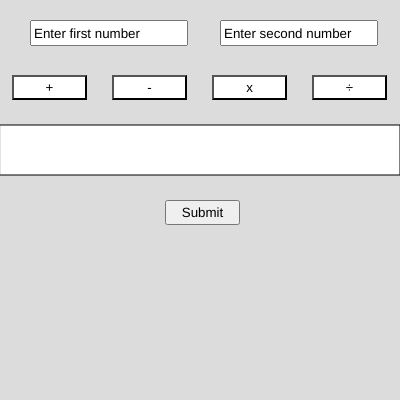
Frame 1 (no input)
Frame 60 (no input): identical to frame 1, image omitted
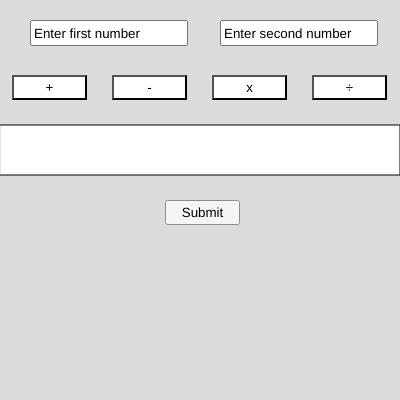
Frame 120 (the mouse pressed at the canvas centre since frame 60)

The p5.js sketch that drew these frames (run headless with seeded random() and noise() and a simulated clock; from frame 60 on, the mouse is pressed at the canvas centre):

// p5.js sketch
// ── sketch.js
function setup() {
  determine = 0
  createCanvas(400, 400)
  background(220)
  textAlign(CENTER)
  
// Drawing the button on the canva
  input = createInput('Enter first number')
  input.position(30,20)
  input.size(150,20)
  
  input2 = createInput('Enter second number')
  input2.position(220,20)
  input2.size(150,20)
  
  add = createButton('+')
  add.position(12,75)
  add.size(75,25)
  add.mousePressed(addS)
  add.style('background-color','white')
  
  minus = createButton('-')
  minus.position(112,75)
  minus.size(75,25)
  minus.mousePressed(minusS)
  minus.style('background-color','white')
  
  time = createButton('x')
  time.position(212,75)
  time.size(75,25)
  time.mousePressed(timeS)
  time.style('background-color','white')
  
  divide = createButton('÷')
  divide.position(312,75)
  divide.size(75,25)
  divide.mousePressed(divideS)
  divide.style('background-color','white')
  
  submit = createButton('Submit')
  submit.position(165,200)
  submit.size(75,25)
  submit.mousePressed(pressed)
  
  fill("white")
  rect(0,125,400,50)
  
}
function draw(){
  if (determine == 1){
    add.style('background-color','grey')
    minus.style('background-color','white')
    time.style('background-color','white')
    divide.style('background-color','white')
    add.style('color','crimson')
    minus.style('color','black')
    time.style('color','black')
    divide.style('color','black')
  }
  if (determine == 2){
    add.style('background-color','white')
    minus.style('background-color','grey')
    time.style('background-color','white')
    divide.style('background-color','white')
    add.style('color','black')
    minus.style('color','red')
    time.style('color','black')
    divide.style('color','black')
  }
  if (determine == 3){
    add.style('background-color','white')
    minus.style('background-color','white')
    time.style('background-color','grey')
    divide.style('background-color','white')
    add.style('color','black')
    minus.style('color','black')
    time.style('color','red')
    divide.style('color','black')
  }
  if (determine == 4){
    add.style('background-color','white')
    minus.style('background-color','white')
    time.style('background-color','white')
    divide.style('background-color','grey')
    add.style('color','black')
    minus.style('color','black')
    time.style('color','black')
    divide.style('color','red')
  }
}

// determine which button is clicked
function pressed(){
  fill('black')
  textSize(25)
  if (determine == 1){    
    fill("white")
    rect(0,125,400,50)
    fill('black')
    answer = int(input.value()) + int(input2.value())
    if (isNaN(answer) || answer == Infinity){
      t = ('ERROR!')
      text(t,200,160)
    }
    else{
      t = input.value() + '+' + input2.value() + '=' + answer
      text(t,200,160)
    }
  }
  else if (determine == 2){
    fill("white")
    rect(0,125,400,50)
    fill('black')
    answer = int(input.value()) - int(input2.value())
    if (isNaN(answer) || answer == Infinity){
      t = ('ERROR!')
      text(t,200,160)
    }
    else {
      t = input.value() + '-' + input2.value() + '=' + answer
      text(t,200,160)
    }
  }
  else if (determine == 3){
    fill("white")
    rect(0,125,400,50)
    fill('black')
    answer = int(input.value()) * int(input2.value())
    if (isNaN(answer) || answer == Infinity){
      t = ('ERROR!')
      text(t,200,160)
    }
    else {
      t = input.value() + 'x' + input2.value() + '=' + answer
      text(t,200,160)
    }
  }
  else if (determine == 4){
    fill("white")
    rect(0,125,400,50)
    fill('black')
    answer = int(input.value()) / int(input2.value())
    if (isNaN(answer) || answer == Infinity){
      t = ('ERROR!')
      text(t,200,160)
    }
    else {
      t = input.value() + '÷' + input2.value() + '=' + answer
      text(t,200,160)
    }
  }
  else{
    print('ERROR!')
  }
}
// Determine which calculation is picked
function addS(){
  determine = 1
}
function minusS(){
  determine = 2
}
function timeS(){
  determine = 3
}
function divideS(){
  determine = 4
}
